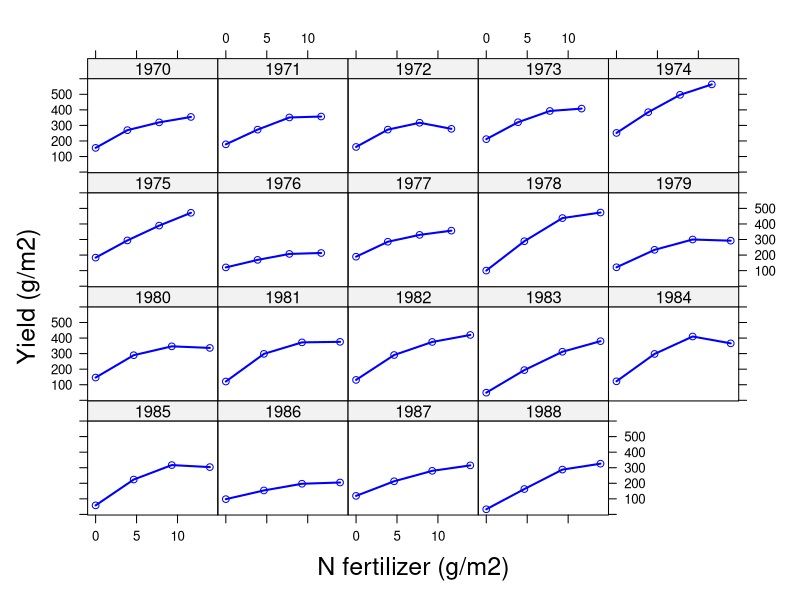
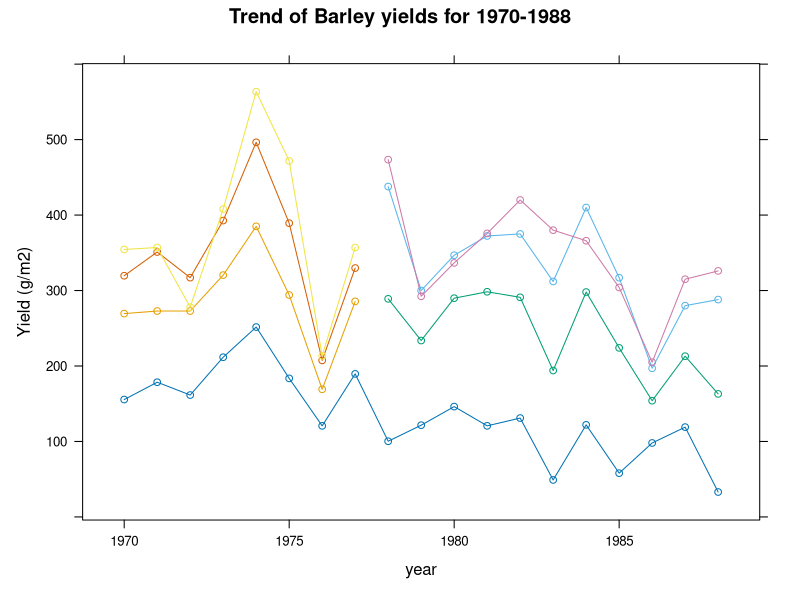
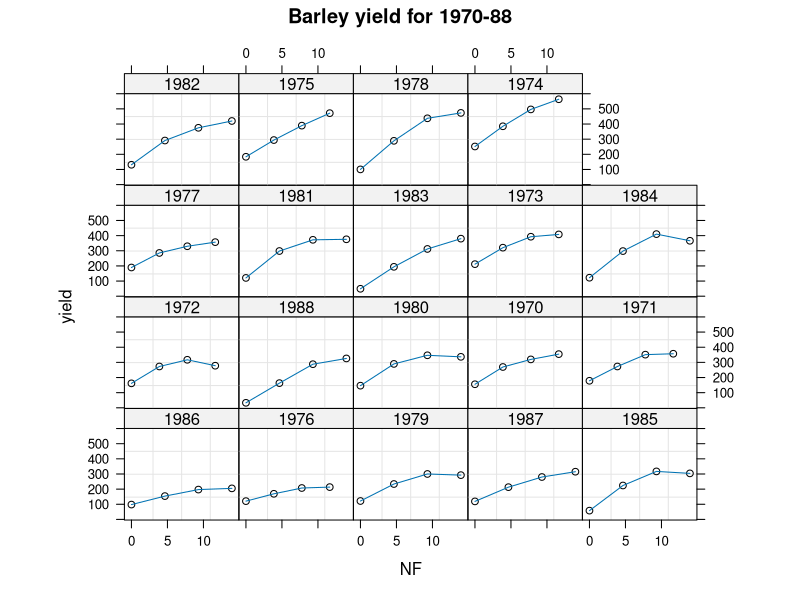

The R script that drew these images, in order: (Note: this script raises an error after producing the figures.)
## ---- chunk 1
library(lattice)
library(nlme)
library(MASS)
## ---- chunk 2
byield <- read.table("input/BarleyYield.txt", header = TRUE)
## ---- chunk 3
xyplot(yield ~ NF | factor(year),
  data = byield,
  as.table = TRUE, type = "o", lwd = 2, col = "blue",
  xlab = list("N fertilizer (g/m2)", cex = 1.5),
  ylab = list("Yield (g/m2)", cex = 1.5)
)
## ---- chunk 4
xyplot(yield ~ year,
  data = byield, group = factor(NF), type = "o",
  ylab = "Yield (g/m2)",
  main = "Trend of Barley yields for 1970-1988"
)
## ---- chunk 5
byieldG <- groupedData(yield ~ NF | year, data = byield)
## ---- chunk 6
plot(byieldG, col = "black", main = "Barley yield for 1970-88", aspect = 0.8)
## ---- chunk 7
fit.nls <- nls(yield ~ SSasymp(NF, th1, th2, lrc), data = byieldG)
summary(fit.nls)
## ---- chunk 8
confint(fit.nls)
## ---- chunk 9
plot(fit.nls, year ~ resid(.), abline = 0)
## ---- chunk 10
NFs <- data.frame(NF = seq(0, 14, 0.5))
byield.pred <- predict(fit.nls, newdata = NFs)
## ---- chunk 11
xyplot(yield ~ NF,
  data = byield,
  xlab = list("N fertilizer (g/m2)", cex = 2),
  ylab = list("Yield (g/m2)", cex = 2),
  scales = list(x = list(cex = 1.5), y = list(cex = 1.5)),
  panel = function(x, y, ...) {
    panel.xyplot(x, y, cex = 1.5, pch = 21, ...)
    panel.xyplot(NFs$NF, byield.pred, type = "l", col = "black", lwd = 2, ...)
  }
)
## ---- chunk 12
fit.lis <- nlsList(yield ~ SSasymp(NF, th1, th2, lrc), data = byieldG)
## ---- chunk 13
plot(intervals(fit.lis), layout = c(3, 1), lcol = "black", par.strip.text = list(cex = 2), col = "black")
## ---- chunk 14
## This first graph suggest that we do need random effects for theta 1 and theta 2
## but the random effect for lrc might not be needed

plot(fit.lis, year ~ resid(.), abline = 0)
## ---- chunk 15
## This plot shows a much better spread for the residuals than the single non-linear
## equation fitted to all of the data. This is naturally expected.
## ---- chunk 16
plot(fit.lis, id = 0.25, adj = -1)
## ---- chunk 17
## The standardized residuals allows us to see the outliers for individual years
## Notice that they are within 2

## The problem with this approach is that we are using (19 x 3 = 57) 57 parameters
## to model these data and we are not taking advantage of the similarity among curves
## additionally we don't have an estimate of how much these parameters vary among years

## Finally fitting a non-linear mixed model

fit.nlme <- nlme(fit.lis)
fit.nlme
## ---- chunk 18
intervals(fit.nlme)
## ---- chunk 19
## Comparing these estimates to the simple non-linear function

## Simple
coef(fit.nls)
## ---- chunk 20
## nlme
fit.nlme$coefficients$fixed
## ---- chunk 21
## Model checking

plot(fit.nlme, id = 0.2)
## ---- chunk 22
## These residuals look even better than the ones from the individual fits
qqnorm(fit.nlme)
## ---- chunk 23
## Normality is not a problem here
plot(ranef(fit.nlme, augFrame = T), layout = c(3, 1))
## ---- chunk 24
## This is an interesting plot because it shows the variability in the random effects
## by year. It would be interesting to add a plot where the years are sorted to detect
## a possible trend.

ranef.fnlme <- ranef(fit.nlme, augFrame = TRUE)
dd <- data.frame(ind = 1:19, rn = row.names(ranef.fnlme))
dd.o <- dd[order(dd$rn), ]$ind
## ---- chunk 25
ranef.fnlme2 <- ranef.fnlme[dd.o, ]

plot(ranef.fnlme2, layout = c(3, 1))
## ---- chunk 26
xyplot(ranef.fnlme2$th2 ~ 1970:1988,
  type = c("p", "r"),
  xlab = "year", ylab = "theta 2 random effect",
  pch = 16
)
## ---- chunk 27
qqnorm(fit.nlme, ~ ranef(.), col = "black")
## ---- chunk 28
## Normality of the random effects for each parameter

pairs(fit.nlme, pch = 19, col = "black")
## ---- chunk 29
## Visual assesment of the correlation for the random effects
intervals(fit.nlme, which = "var-cov")
## ---- chunk 30
## Need to add an interpretation of the negative correlation between the random effects

## Trying to simplify the variance covariance matrix of the random effects

fit2.nlme <- update(fit.nlme, random = pdBlocked(list(th1 + lrc ~ 1, th2 ~ 1)))
## ---- chunk 31
intervals(fit2.nlme, which = "var-cov")
## ---- chunk 32
anova(fit.nlme, fit2.nlme)
## ---- chunk 33
## The more general variance covariance matrix is better

plot(augPred(fit.nlme, level = 0:1),
  lwd = c(2, 1), col = c("black", "blue"),
  ylab = list("Yield (g/m2)", cex = 1.5),
  xlab = list("N fertilizer (g/m2)", cex = 1.5),
  key = list(
    text = list(c("fixed", "BLUP")), lines = TRUE, pch = 21, lty = 1,
    lwd = c(2, 1), col = c("black", "blue")
  )
)
## ---- chunk 34
# growth rate in a better scale
intervals(fit.nlme, which = "fixed")
## ---- chunk 35
lrc <- c(-1.890842, -1.66514, -1.439437)
log(2) / exp(lrc)
